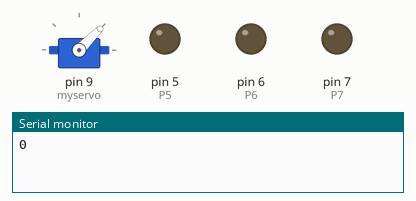
This sketch was run on a simulated Arduino Uno, built with avr-gcc and run on an emulated ATmega328P. Parts: servo, output pins drawn as LEDs (lit = HIGH), the last lines printed to the serial monitor.

Above: at 1.0 s.
At 4.0 s:
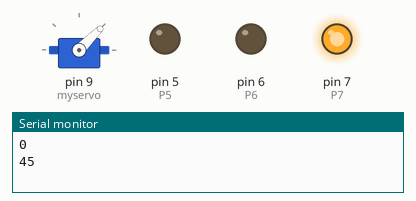
Timing chart, 0 to 12.4 s (numbered marks = the images above):
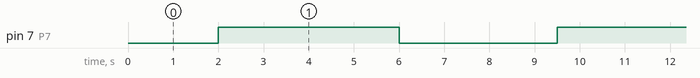

The sketch:

servomotores.ino
```cpp
#include <Servo.h>
Servo myservo;
#define P7 7
#define P6 6
#define P5 5
int angulo = 0;
void setup() {
	// put your setup code here, to run once:
	Serial.begin(9600);
	myservo.attach(9);
	myservo.write(0);
        pinMode(P7, OUTPUT);
        pinMode(P6, OUTPUT);
        pinMode(P5, OUTPUT);
}

void loop() {
  // put your main code here, to run repeatedly:
	int valor=myservo.read();
	myservo.write(45);
        if(valor == 45)
        {
            digitalWrite(P7, HIGH);
        }
	if(valor == 90)
        {
            digitalWrite(P6, HIGH);
        }
        if(valor == 180)
        {
            digitalWrite(P5, HIGH);
        }
        Serial.println(valor);
        angulo = angulo + 45;
        if(angulo == 180)
          {
            angulo = 0;
            digitalWrite(P7, LOW);
            digitalWrite(P6, LOW);
            digitalWrite(P5, LOW);
            delay(1500);
          }
        delay(2000);
}
```

Measured:
- by itself, pin 7 (P7): repeats every 9.5 s: LOW 3.5 s, HIGH 6.0 s
